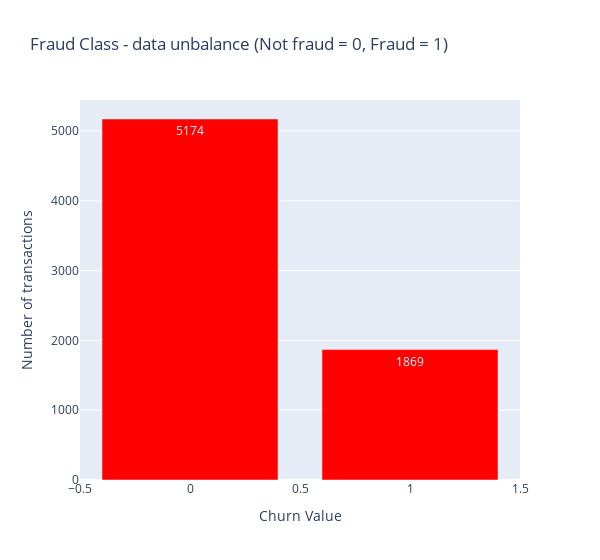

Write notebook code for a chart like this one.
### Code cell
#Data unbalance
#Let's check data unbalance with respect with target value, i.e. Class.temp = data_df["Class"].value_counts()
temp = data_df["Churn Value"].value_counts()
df = pd.DataFrame({'Churn Value': temp.index,'values': temp.values})

trace = go.Bar(
    x = df['Churn Value'],y = df['values'],
    name="Fraud Class - data unbalance (Not fraud = 0, Fraud = 1)",
    marker=dict(color="Red"),
    text=df['values']
)
data = [trace]
layout = dict(title = 'Fraud Class - data unbalance (Not fraud = 0, Fraud = 1)',
          xaxis = dict(title = 'Churn Value', showticklabels=True), 
          yaxis = dict(title = 'Number of transactions'),
          hovermode = 'closest',width=600
         )
fig = dict(data=data, layout=layout)
iplot(fig, filename='Churn Value')

### Figure 1 — Plotly figure (JSON) as saved in the notebook; plotly's stock layout.template omitted (floating-point values rounded to 4 significant figures)
{"data": [{"marker": {"color": "Red"}, "name": "Fraud Class - data unbalance (Not fraud = 0, Fraud = 1)", "text": [5174, 1869], "type": "bar", "x": [0, 1], "y": [5174, 1869]}], "layout": {"hovermode": "closest", "title": {"text": "Fraud Class - data unbalance (Not fraud = 0, Fraud = 1)"}, "width": 600, "xaxis": {"showticklabels": true, "title": {"text": "Churn Value"}}, "yaxis": {"title": {"text": "Number of transactions"}}}}
